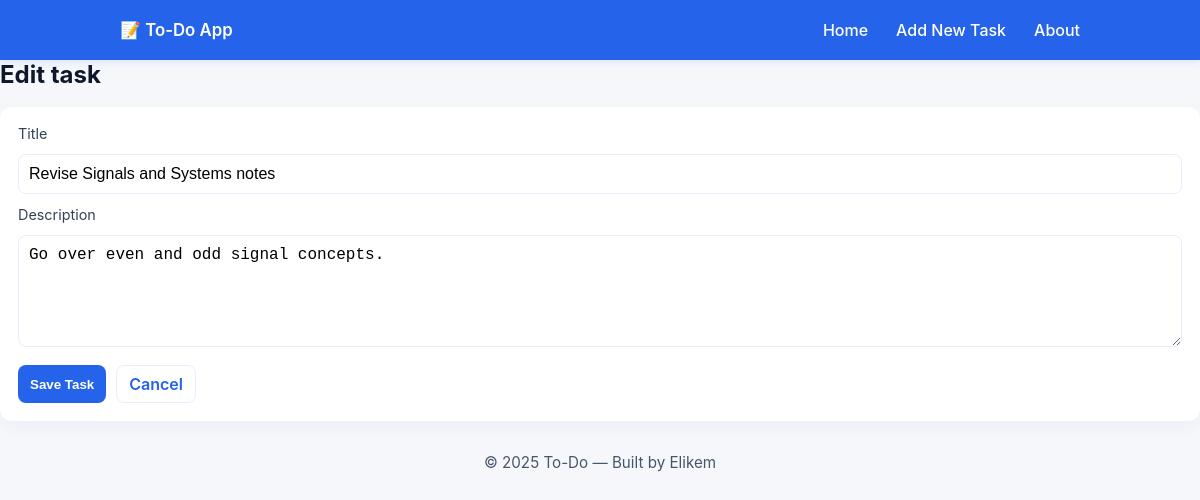
/edit-task/20/, run on the app's committed database.
### main_blog/models.py (models this page shows, shortened)
class Todo(models.Model):
    title = models.CharField(max_length=100)
    description = models.CharField(max_length=300)
    completed = models.BooleanField(default=False)
    created_at = models.DateTimeField(auto_now_add= True)
    updated_at = models.DateTimeField(auto_now=True)
    category = models.ForeignKey(Category,on_delete=models.CASCADE,related_name="tasks")

### main_blog/views.py (the view, shortened to what this page needs)
# urls.py: path("edit-task/<int:id>/",views.edit_task,name = "edit_task"),
def edit_task(request,id):
    task = Todo.objects.get(id = id)
    context = {
        'task':task
    }
    return render(request,"edit_task.html",context)

### main_blog/templates/edit_task.html (shortened to what this page needs)
{% extends 'base.html' %}
{% load static %}
{% block body %}
  <main class="main
  <main class="main-content">
    <h1 class="page-title">Edit task</h1>
    <section class="form-card">
      <form class="task-form" method="POST">
        <label>Title</label>
        <input type="text" value ="{{ task.title }}" name="title" placeholder="Enter task title" required ">
        <label>Description</label>
        <textarea name="description"   rows="5" placeholder="Details...">{{ task.description }}</textarea>
        <div class="form-actions">
          <button type="submit" class="btn primary">Save Task</button>
          <a class="btn ghost" href="{% url 'index' %}">Cancel</a>
        </div>
      </form>
    </section>
  </main>
{% endblock body%}

### main_blog/static/style.css (style rules this page uses)
* { box-sizing: border-box; margin: 0; padding: 0; }
html,body { height: 100%; }
body { font-family: Inter, system-ui, -apple-system, "Segoe UI", Roboto, "Helvetica Neue", Arial; background: #f5f7fb; color: #222; display: flex; flex-direction: column; min-height: 100vh; -webkit-font-smoothing: antialiased; -moz-osx-font-smoothing: grayscale; }
.page-title { margin-bottom: 18px; font-size: 1.5rem; color: #0f172a; }
.task-container, .form-card, .detail-card, .info-card { background: #fff; border-radius: 12px; padding: 18px; box-shadow: 0 6px 18px rgba(15,23,42,0.04); }
.btn { display: inline-block; padding: 8px 12px; border-radius: 8px; font-weight: 600; text-decoration: none; border: none; cursor: pointer; background: transparent; }
.btn.primary { background: #2563eb; color: #fff; }
.btn.ghost { border: 1px solid #e6eefc; color: #2563eb; background: transparent; }
.task-form { display: flex; flex-direction: column; gap: 12px; }
.task-form label { font-size: 0.9rem; color: #334155; }
.task-form input[type="text"], .task-form input[type="date"], .task-form textarea, .task-form select { padding: 10px; border-radius: 8px; border: 1px solid #e6eefc; font-size: 1rem; outline: none; }
.form-actions { display: flex; gap: 10px; margin-top: 6px; }

### data on the page
Todo: title "Revise Signals and Systems notes", description "Go over even and odd signal concepts."
